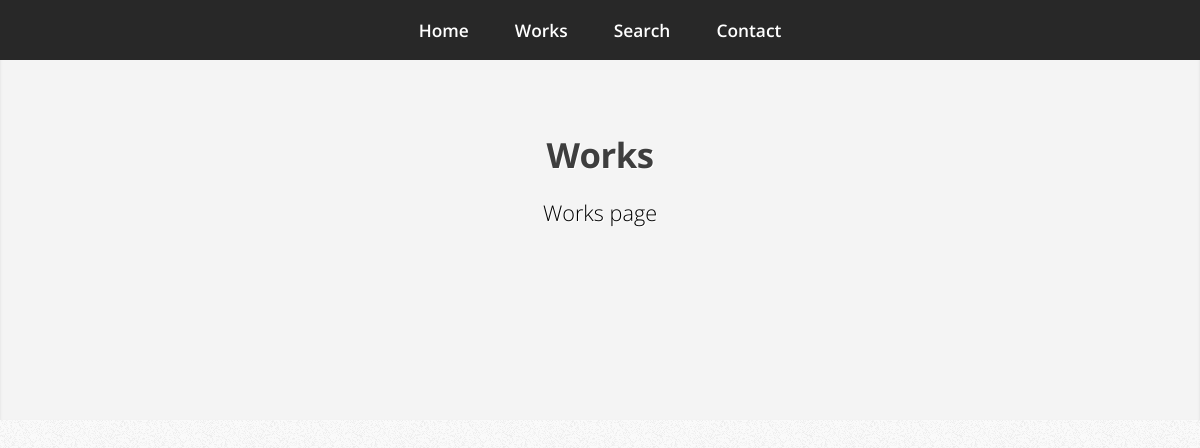
Page /explorer/ on the earlier database version.
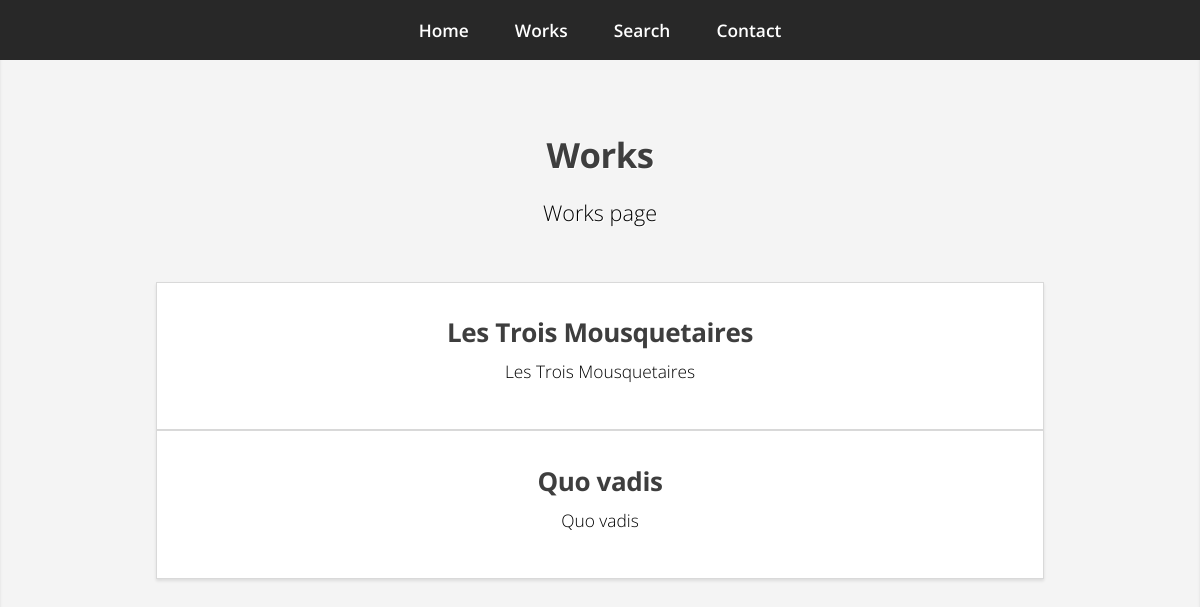
Same page on the later database version.
### readlingual/apps/explorer/models.py (models this page shows, shortened)
class Work(models.Model):
    title = models.CharField(max_length=200)
    author = models.CharField(max_length=200)
    original_language = models.ForeignKey(Language)

### readlingual/apps/explorer/views.py (the view)
def index(request):
    latest_work_list = Work.objects.all()[:5]
    context = {'latest_work_list': latest_work_list}
    return render(request, 'explorer/works.html', context)

### readlingual/apps/explorer/templates/explorer/works.html (shortened to what this page needs)
{% extends "base.html" %}
{% block title %}Works{% endblock %}
{% block subtitle %}Works page{% endblock %}
{% block content %}
		<div id="works">
			<div>
				{% for work in latest_work_list %}
					<div class="work">
						<article class="box box-style1">
							<h3><a href="/explorer/{{ work.id }}">{{ work.title }}</a></h3>
							<p>{{ work.title }}</p>
						</article>
					</div>
			    {% endfor %}
			</div>
		</div>
{% endblock %}

### readlingual/templates/base.html (shortened to what this page needs)
<!DOCTYPE HTML>
<html>
	<head>
	</head>
	<body>
			<nav id="nav">
				<ul>
					<li><a href="/">Home</a></li>
					<li><a href="/explorer">Works</a></li>
					<li><a href="/search">Search</a></li>
					<li><a href="/contact">Contact</a></li>
				</ul>
			</nav>
			<div class="wrapper wrapper-style3">
				<article id="work">
					<header>
						<h2>{% block title %}Readlingual{% endblock %}</h2>
						<span>{% block subtitle %}Free bilingual texts{% endblock %}</span>
					</header>
					{% block content %}{% endblock %}
				</article>
			</div>
	</body>
</html>

### readlingual/static/css/5grid/core.css (style rules this page uses)
html, body, div, span, applet, object, iframe, h1, h2, h3, h4, h5, h6, p, blockquote, pre, a, abbr, acronym, address, big, cite, code, del, dfn, em, img, ins, kbd, q, s, samp, small, strike, strong, sub, sup, tt, var, b, u, i, center, dl, dt, dd, ol, ul, li, fieldset, form, label, legend, table, caption, tbody, tfoot, thead, tr, th, td, article, aside, canvas, details, embed, figure, figcaption, footer, header, hgroup, menu, nav, output, ruby, section, summary, time, mark, audio, video { margin: 0; padding: 0; border: 0; font-size: 100%; font: inherit; vertical-align: baseline; }
article, aside, details, figcaption, figure, footer, header, hgroup, menu, nav, section { display: block; }
body { line-height: 1; }
ol, ul { list-style: none; }

### readlingual/static/css/style.css (style rules this page uses)
* { -moz-box-sizing: border-box; -webkit-box-sizing: border-box; -o-box-sizing: border-box; -ms-box-sizing: border-box; box-sizing: border-box; }
body { background-color: #fafafa; }
body, input, textarea { font-family: 'Open Sans', sans-serif; line-height: 1.85em; color: #000; font-weight: 300; }
a { color: #3B95C6; text-decoration: underline; -moz-transition: color .2s ease-in-out; -webkit-transition: color .2s ease-in-out; -o-transition: color .2s ease-in-out; -ms-transition: color .2s ease-in-out; transition: color .2s ease-in-out; }
h1, h2, h3, h4, h5, h6 { color: #3e3e3e; }
h1 a, h2 a, h3 a, h4 a, h5 a, h6 a { text-decoration: none; color: inherit; }
h2, h3, h4, h5, h6 { font-weight: 700; }
p, ul, ol, dl, table { margin-bottom: 2em; }
section, article { margin-bottom: 3em; }
section > :last-child, article > :last-child { margin-bottom: 0; }
section:last-child, article:last-child { margin-bottom: 0; }
.box { background: #fff; box-shadow: inset 0px 0px 0px 1px rgba(0,0,0,0.15), 0px 2px 3px 0px rgba(0,0,0,0.1); text-align: center; }
.wrapper { box-shadow: inset 0px 1px 0px 0px rgba(0,0,0,0.05), inset 0px 2px 3px 0px rgba(0,0,0,0.1); }
.wrapper-style3 { background-color: #f4f4f4; text-shadow: 1px 1px 0px #fff; }
#nav { background-color: #282828; text-align: center; position: fixed; left: 0; top: 0; width: 100%; z-index: 10000; cursor: default; }
#nav ul { margin: 0; }
#nav li { display: inline-block; }
#nav a { position: relative; display: block; color: #fff; text-decoration: none; outline: 0; }
#works { margin: 0 2em; }
.work { padding: 0 7em; }

### readlingual/static/css/style-desktop.css (style rules this page uses)
body { font-size: 13pt; min-width: 1200px; background-image: url("images/bg.png"); }
h2 { font-size: 2em; letter-spacing: -0.015em; }
h3 { font-size: 1.5em; letter-spacing: -0.015em; }
h1, h2, h3, h4, h5, h6 { margin: 0 0 0.75em 0; }
header { margin: 0 0 3em 0; }
header > span { font-size: 1.25em; }
.box { padding: 2em 2em 2.5em 2em; }
.box h3 { margin-bottom: 0.25em; }
.wrapper { padding: 8em 0 8em 0; text-align: center; }
#nav a { padding: 0.2em 1em 0.2em 1em; margin: 0.6em 0.2em 0.6em 0.2em; font-weight: 600; border-radius: 8px; -moz-transition: background-color .2s ease-in-out; -webkit-transition: background-color .2s ease-in-out; -o-transition: background-color .2s ease-in-out; -ms-transition: background-color .2s ease-in-out; transition: background-color .2s ease-in-out; color: #fff; }

Differences in the rows shown:
added Work: title "Les Trois Mousquetaires"
added Work: title "Quo vadis"
